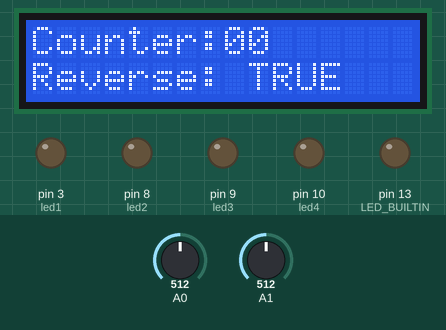
Recording of a sketch running on a simulated Arduino Uno, built with avr-gcc and run on an emulated ATmega328P. Parts: 16×2 character LCD, output pins drawn as LEDs (lit = HIGH). The test bench sets the inputs (shaded band); at power-on: A1 = 512, A0 = 512. EEPROM starts erased.

Above: at 2.2 s.
2.3 s: A1 set to 492
At 3.5 s:
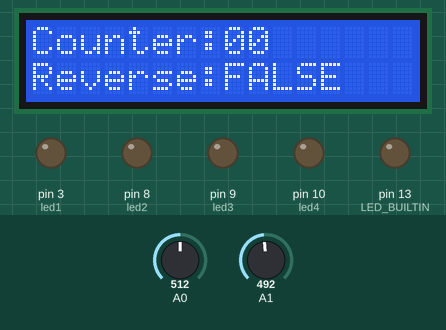
3.8 s: A0 set to 492
At 4.7 s:
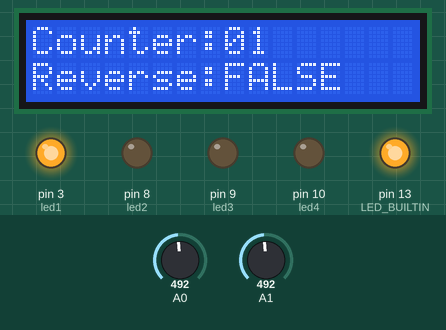
5.3 s: A0 set to 510
At 5.8 s:
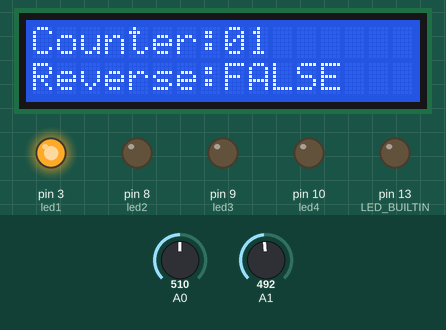
6.8 s: A0 set to 490
At 8.0 s:
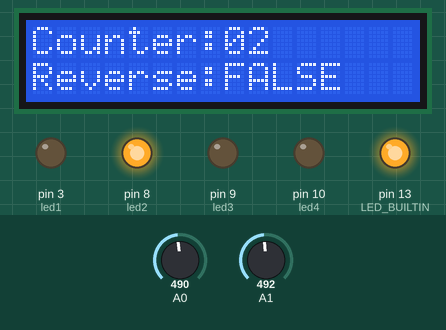
8.3 s: A1 set to 510
At 9.3 s:
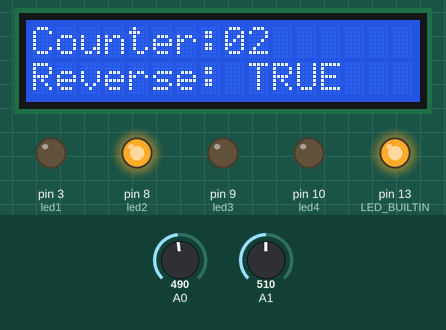
9.8 s: A0 set to 511
At 10.4 s:
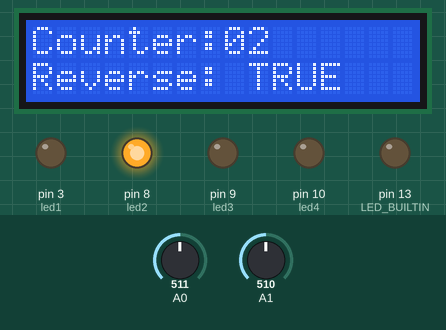
Timing chart, 0 to 12.3 s (numbered marks = the images above; inputs shaded):
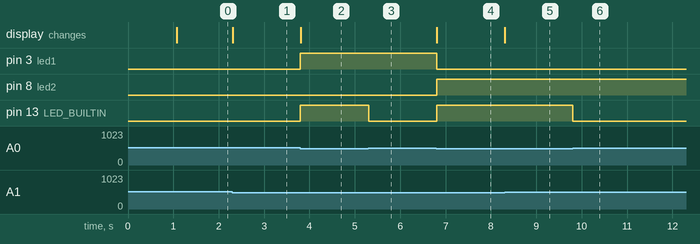

The sketch:

umar.ino
```cpp
#include <EEPROM.h>
#include <LiquidCrystal.h>

LiquidCrystal lcd(12, 11, 5, 4, 6, 2);

//Global configuration
int maxDevices = 10;

//Sensor configuration
int threshold = 500;
int sensorRead = 0;
int reverseRead = 0;

//Led pin configuration
int led1=3;
int led2=8;
int led3=9;
int led4=10;

//Rom Configuration
int addr = 0;

//Intermediate Variables
bool isPushed = false;
int counter = 0;

void toBinaryPins(int val)
{
  if(val == 0)
  {
    digitalWrite(led1, LOW);
    digitalWrite(led2, LOW);
    digitalWrite(led3, LOW);
    digitalWrite(led4, LOW);
  }
  else if(val == 1)
  {
    digitalWrite(led1, HIGH);
    digitalWrite(led2, LOW);
    digitalWrite(led3, LOW);
    digitalWrite(led4, LOW);
  }
  else if(val == 2)
  {
    digitalWrite(led1, LOW);
    digitalWrite(led2, HIGH);
    digitalWrite(led3, LOW);
    digitalWrite(led4, LOW);
  }
  else if(val == 3)
  {
    digitalWrite(led1, HIGH);
    digitalWrite(led2, HIGH);
    digitalWrite(led3, LOW);
    digitalWrite(led4, LOW);
  }
  else if(val == 4)
  {
    digitalWrite(led1, LOW);
    digitalWrite(led2, LOW);
    digitalWrite(led3, HIGH);
    digitalWrite(led4, LOW);
  }
  else if(val == 5)
  {
    digitalWrite(led1, HIGH);
    digitalWrite(led2, LOW);
    digitalWrite(led3, HIGH);
    digitalWrite(led4, LOW);
  }
  else if(val == 6)
  {
    digitalWrite(led1, LOW);
    digitalWrite(led2, HIGH);
    digitalWrite(led3, HIGH);
    digitalWrite(led4, LOW);
  }
  else if(val == 7)
  {
    digitalWrite(led1, HIGH);
    digitalWrite(led2, HIGH);
    digitalWrite(led3, HIGH);
    digitalWrite(led4, LOW);
  }
  else if(val == 8)
  {
    digitalWrite(led1, LOW);
    digitalWrite(led2, LOW);
    digitalWrite(led3, LOW);
    digitalWrite(led4, HIGH);
  }
  else if(val == 9)
  {
    digitalWrite(led1, HIGH);
    digitalWrite(led2, LOW);
    digitalWrite(led3, LOW);
    digitalWrite(led4, HIGH);
  }
  else if(val == 10)
  {
    digitalWrite(led1, LOW);
    digitalWrite(led2, HIGH);
    digitalWrite(led3, LOW);
    digitalWrite(led4, HIGH);
  }
  else if(val == 11)
  {
    digitalWrite(led1, HIGH);
    digitalWrite(led2, HIGH);
    digitalWrite(led3, LOW);
    digitalWrite(led4, HIGH);
  }
  else if(val == 12)
  {
    digitalWrite(led1, LOW);
    digitalWrite(led2, LOW);
    digitalWrite(led3, HIGH);
    digitalWrite(led4, HIGH);
  }
  else if(val == 13)
  {
    digitalWrite(led1, HIGH);
    digitalWrite(led2, LOW);
    digitalWrite(led3, HIGH);
    digitalWrite(led4, HIGH);
  }
  else if(val == 14)
  {
    digitalWrite(led1, LOW);
    digitalWrite(led2, HIGH);
    digitalWrite(led3, HIGH);
    digitalWrite(led4, HIGH);
  }
  else if(val == 15)
  {
    digitalWrite(led1, HIGH);
    digitalWrite(led2, HIGH);
    digitalWrite(led3, HIGH);
    digitalWrite(led4, HIGH);
  }
}

int loadCounter()
{
  int val = EEPROM.read(addr);
  if(0 <= val && val <= maxDevices)
  {
    return val;
  }
  return 0;
}

void writeToMemory(int val)
{
  EEPROM.write(addr, val);
}

void updateCounter()
{
  sensorRead = analogRead(A0);
  reverseRead = analogRead(A1);

  if(sensorRead > threshold && !isPushed)
  {
    isPushed = true;
    digitalWrite(LED_BUILTIN, LOW);
  }
  else if(sensorRead < threshold && isPushed)
  {
    isPushed = false;
    digitalWrite(LED_BUILTIN, HIGH);
    varyCounter(reverseRead);
  }
}

void varyCounter(int reverse)
{
  if(reverse > threshold)
  {
    if(counter == 1)
    {
      counter = maxDevices;
    }
    else
    {
      counter--;
    }
  }
  else
  {
    if(counter == maxDevices)
    {
      counter = 1;
    }
    else
    {
      counter++;
    }
  }
}

void updateLcd()
{
  lcd.setCursor(8, 0);
  if(counter < 10)
  {
    lcd.print("0");
    lcd.print(counter);
  }
  else
  {
    lcd.print(counter);
  }
  lcd.setCursor(8, 1);
  if(reverseRead > threshold)
  {
    lcd.print(" TRUE");
  }
  else
  {
    lcd.print("FALSE");
  }
}

void setup() {
  Serial.begin(115200);
  lcd.begin(16, 2);
  pinMode(LED_BUILTIN, OUTPUT);
  pinMode (led1, OUTPUT);
  pinMode (led2, OUTPUT);
  pinMode (led3, OUTPUT);
  pinMode (led4, OUTPUT);
  counter = loadCounter();

  lcd.setCursor(0, 0);
  lcd.print("Tool Controller");
  delay(1000);
  lcd.clear();
  lcd.setCursor(0,0);
  lcd.print("Counter:");
  lcd.setCursor(0,1);
  lcd.print("Reverse:");
}

void loop() {
  updateCounter();
  toBinaryPins(counter);
  writeToMemory(counter);
  updateLcd();
  //Serial.println(counter);
}
```

Measured:
- the behaviour switches between 501 and 500 on A1 (found by bisection; images 0 and 1)
- the behaviour switches between 500 and 499 on A0 (found by bisection; images 1 and 2)
- after the input at 2.3 s, the display: changes at once (image 1)
- after the input at 3.8 s, pin 3 (led1), pin 13 (LED_BUILTIN): LOW → HIGH at once; the display: changes at once (image 2)
- after the input at 5.3 s, pin 13 (LED_BUILTIN): HIGH → LOW at once
- after the input at 6.8 s, pin 3 (led1): HIGH → LOW at once; pin 8 (led2), pin 13 (LED_BUILTIN): LOW → HIGH at once; the display: changes at once (image 4)
- after the input at 8.3 s, the display: changes at once (image 5)
- after the input at 9.8 s, pin 13 (LED_BUILTIN): HIGH → LOW at once
